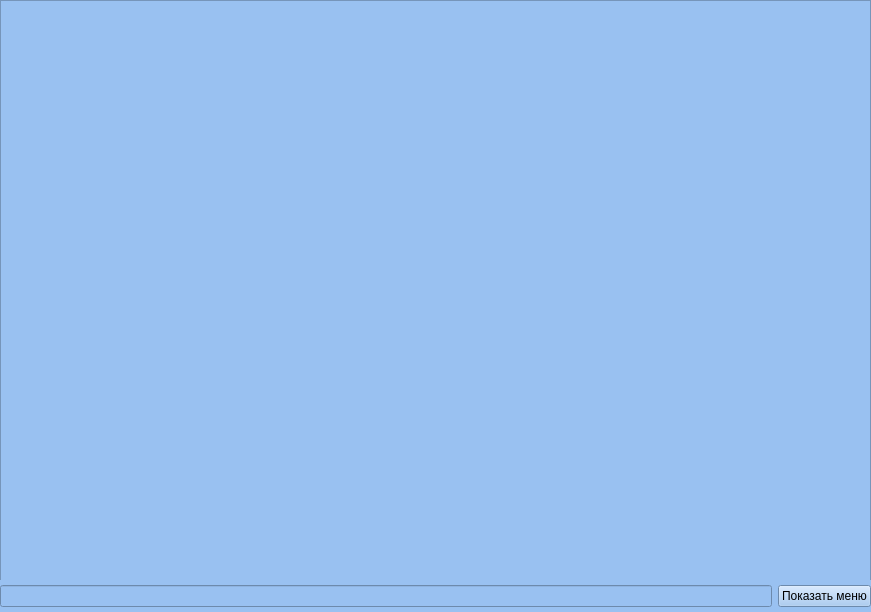
<?xml version="1.0" encoding="UTF-8"?>
<ui version="4.0">
 <class>MainWindow</class>
 <widget class="QMainWindow" name="MainWindow">
  <property name="geometry">
   <rect>
    <x>0</x>
    <y>0</y>
    <width>871</width>
    <height>612</height>
   </rect>
  </property>
  <property name="windowTitle">
   <string>MainWindow</string>
  </property>
  <property name="styleSheet">
   <string notr="true">background-color: rgb(245, 218, 218);
background-color: rgb(153, 193, 241);
color: rgb(0, 0, 0);
font: 500 italic 14pt &quot;Ubuntu&quot;;</string>
  </property>
  <widget class="QWidget" name="centralwidget">
   <widget class="QTextEdit" name="textEdit">
    <property name="enabled">
     <bool>true</bool>
    </property>
    <property name="geometry">
     <rect>
      <x>0</x>
      <y>0</y>
      <width>871</width>
      <height>581</height>
     </rect>
    </property>
    <property name="styleSheet">
     <string notr="true">background-color: rgb(153, 193, 241);</string>
    </property>
   </widget>
   <widget class="QWidget" name="layoutWidget">
    <property name="geometry">
     <rect>
      <x>0</x>
      <y>580</y>
      <width>871</width>
      <height>32</height>
     </rect>
    </property>
    <layout class="QHBoxLayout" name="horizontalLayout">
     <item>
      <widget class="QLineEdit" name="lineEdit"/>
     </item>
     <item>
      <widget class="QPushButton" name="pushButton">
       <property name="text">
        <string>Показать меню</string>
       </property>
      </widget>
     </item>
    </layout>
   </widget>
  </widget>
 </widget>
 <resources/>
 <connections/>
</ui>
